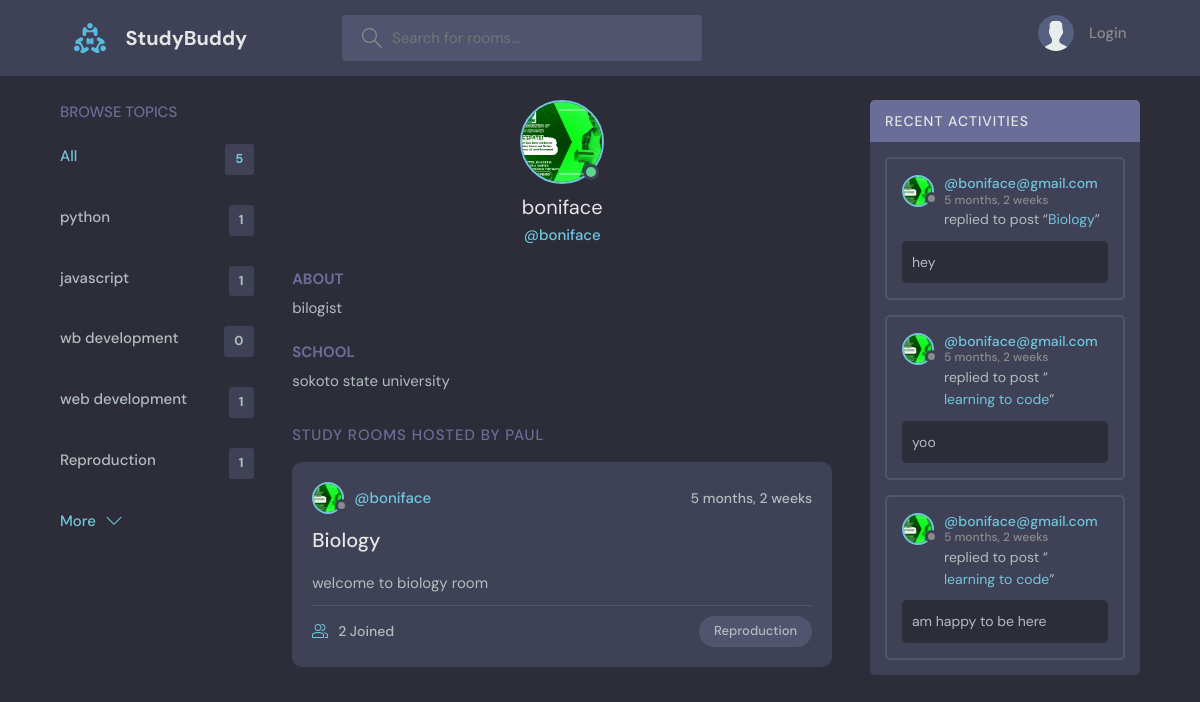
The app's page /profile/2/ with its own data.
### base/models.py (models this page shows, shortened)
class Topic(models.Model):
    name = models.CharField(max_length=200)

class User(AbstractUser):
    name = models.CharField(max_length=200, null=True)
    email = models.EmailField(unique=True, null=True)
    bio = models.TextField(null=True)
    school = models.CharField(max_length=200, null=True)
    avatar = models.ImageField(null=True, default='avatar.svg')
    USERNAME_FIELD = 'email'
    REQUIRED_FIELDS = []

class Room(models.Model):
    host = models.ForeignKey(User, on_delete=models.SET_NULL, null=True)
    participant = models.ManyToManyField(User,related_name="participants", blank=True)
    topic = models.ForeignKey(Topic, on_delete=models.SET_NULL, null=True)
    name = models.CharField(max_length=200)
    description = models.TextField(null=True, blank=True)
    updated = models.DateTimeField(auto_now=True)
    created = models.DateTimeField(auto_now_add=True)
    class Meta:
        ordering = ['-updated', '-created']
    def __str__(self):
        return self.name

class Message(models.Model):
    user = models.ForeignKey(User, on_delete=models.CASCADE)
    room = models.ForeignKey(Room, on_delete=models.CASCADE)
    body = models.TextField()
    updated = models.DateTimeField(auto_now=True)
    created = models.DateTimeField(auto_now_add=True)
    class Meta:
        ordering = ['-updated', '-created']

### base/views.py (the view)
# urls.py: path('profile/<str:pk>/', userProfile, name="profile"),
def userProfile(request,pk):
    user = User.objects.get(id=pk)
    rooms = user.room_set.all()
    room_message = user.message_set.all()
    topics = Topic.objects.all()
    context = {"user": user,
    "rooms":rooms,
    "room_messages": room_message,
    "topics":topics}
    return render(request, "base/profile.html", context)

### base/templates/base/profile.html (shortened to what this page needs)
{% extends 'main.html' %}
{% block content %}
  <main class="profile-page layout layout--3">
    <div class="container">
      {% include 'base/topics_components.html'%}
      <div class="roomList">
        <div class="profile">
          <div class="profile__avatar">
            <div class="avatar avatar--large active">
              <img src={{user.avatar.url }} />
            </div>
          </div>
          <div class="profile__info">
            <h3>
              {{user.username}}
            </h3>
            <p>@{{user.username}}</p>
          </div>
          <div class="profile__about">
            <h3>About</h3>
            <p>
             {{user.bio}}
            </p>
          </div>
          <div class="profile__about">
            <h3>School</h3>
            <p>
             {{user.school}}
            </p>
          </div>
        </div>
        <div class="roomList__header">
          <div>
            <h2>Study Rooms Hosted by {{user.name}}</a>
            </h2>
          </div>
        </div>
        {% include 'base/feed_components.html'%}
      </div>
      {% include 'base/activity_components.html'%}
    </div>
  </main>
  {% endblock content %}

### template/main.html (shortened to what this page needs)
<!DOCTYPE html>
{% load static %}
<html lang="en">
  <head>
    <link rel="stylesheet" href="{%  static 'styles/style.css' %}" />
  </head>
  <body>
    {% include 'navbar.html'%}
    {% block content %}
    {% endblock %}
  </body>
</html>

### template/navbar.html (shortened to what this page needs)
{% load static %}
<header class="header header--loggedIn">
    <div class="container">
      <a href="{% url 'home' %}" class="header__logo">
        <img src="{% static 'images/logo.svg' %}" />
        <h1>StudyBuddy</h1>
      </a>
      <form class="header__search" action="{% url 'home' %}" method="GET">
        <label>
          <input placeholder="Search for rooms..." type="text" name="q" />
        </label>
      </form>
      <nav class="header__menu">
        {% if request.user.is_authenticated %}
        <div class="header__user">
          <a href="{% url 'profile' user.id %}">
            <div class="avatar avatar--medium active">
              <img  src={{request.user.avatar.url}}/>
            </div>
            <p>{{request.user }}<span>@{{request.user }}</span></p>
          </a>
          <button class="dropdown-button">
            <svg version="1.1" xmlns="http://www.w3.org/2000/svg" width="32" height="32" viewBox="0 0 32 32">
              <title>chevron-down</title>
              <path d="M16 21l-13-13h-3l16 16 16-16h-3l-13 13z"></path>
            </svg>
          </button>
        </div>
        {% else %}
        <a href="{% url 'login' %}">
            <img src="./assets/avatar.svg" />
            <p>Login</p>
          </a>
        {% endif %}
      </nav>
    </div>
  </header>

### base/templates/base/topics_components.html
<div class="topics">
    <div class="topics__header">
      <h2>Browse Topics</h2>
    </div>
    <ul class="topics__list">
      <li>
        <a href="{% url 'home' %} " class="active">All <span>{{topics.count}}</span></a>
      </li>
      {% for topic in topics %}
      <li>
        <a href="{% url 'home' %}?q={{topic.name}} ">{{topic.name}} <span>{{topic.room_set.all.count}}</span></a>
      </li>
      {% endfor%}
    </ul>
    <a class="btn btn--link" href="{% url 'topics' %}">
      More
      <svg version="1.1" xmlns="http://www.w3.org/2000/svg" width="32" height="32" viewBox="0 0 32 32">
        <title>chevron-down</title>
        <path d="M16 21l-13-13h-3l16 16 16-16h-3l-13 13z"></path>
      </svg>
    </a>
  </div>

### base/templates/base/feed_components.html (shortened to what this page needs)
{% for room in rooms %}
<div class="roomListRoom">
  <div class="roomListRoom__header">
    <a href="{% url 'profile' room.host.id %}" class="roomListRoom__author">
      <div class="avatar avatar--small">
        <img src={{room.host.avatar.url }} />
      </div>
      <span>@{{room.host.username}}</span>
    </a>
    <div class="roomListRoom__actions">
      <span>{{room.created|timesince}}</span>
    </div>
  </div>
  <div class="roomListRoom__content">
    <a href="{% url 'room' room.id %}">{{room.name}}</a>
    <p>
        {{room.description}}
    </p>
  </div>
  <div class="roomListRoom__meta">
    <a href="{% url 'room' room.id  %}" class="roomListRoom__joined">
       {{room.participant.all.count}} Joined
    </a>
    <p class="roomListRoom__topic">{{room.topic.name}}</p>
  </div>
</div>
{% endfor %}

### base/templates/base/activity_components.html (shortened to what this page needs)
<div class="activities">
    <div class="activities__header">
      <h2>Recent Activities</h2>
    </div>
    {% for message in room_messages %}
    <div class="activities__box">
      <div class="activities__boxHeader roomListRoom__header">
        <a href="{% url 'profile' message.user.id %}" class="roomListRoom__author">
          <div class="avatar avatar--small">
            <img src={{message.user.avatar.url }} />
          </div>
          <p>
            @{{message.user}}
            <span>{{message.created|timesince}}</span>
          </p>
        </a>
      </div>
      <div class="activities__boxContent">
        <p>replied to post “<a href="{% url 'room' message.room.id %}">{{message.room}}</a>”</p>
        <div class="activities__boxRoomContent">
         {{message.body}}
        </div>
      </div>
    </div>
      {% endfor %}
    </div>

### records on screen
Topic: name "python", room_set.all.count "1"
Topic: name "javascript", room_set.all.count "1"
Topic: name "wb development", room_set.all.count "0"
Topic: name "web development", room_set.all.count "1"
Topic: name "Reproduction", room_set.all.count "1"
User: avatar (picture), username "boniface", bio "bilogist", school "sokoto state university", name "PAUL"
Room: host.avatar (picture), host.username "boniface", created "5 months, 2 weeks", name "Biology", description "welcome to biology room", participant.all.count "2", topic.name "Reproduction"
Message: user.avatar (picture), user "boniface@gmail.com", created "5 months, 2 weeks", room "Biology", body "hey"
Message: user.avatar (picture), user "boniface@gmail.com", created "5 months, 2 weeks", room "learning to code", body "yoo"
Message: user.avatar (picture), user "boniface@gmail.com", created "5 months, 2 weeks", room "learning to code", body "am happy to be here"

### other values on screen
{{ topics.count }} "5"
